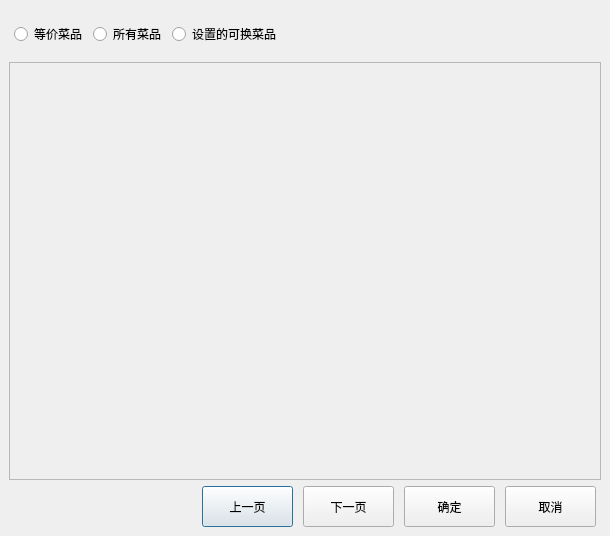
<?xml version="1.0" encoding="UTF-8"?>
<ui version="4.0">
 <class>dish_change</class>
 <widget class="QDialog" name="dish_change">
  <property name="geometry">
   <rect>
    <x>0</x>
    <y>0</y>
    <width>610</width>
    <height>536</height>
   </rect>
  </property>
  <property name="windowTitle">
   <string>Dialog</string>
  </property>
  <layout class="QVBoxLayout" name="verticalLayout">
   <property name="spacing">
    <number>6</number>
   </property>
   <property name="leftMargin">
    <number>9</number>
   </property>
   <property name="topMargin">
    <number>9</number>
   </property>
   <property name="rightMargin">
    <number>9</number>
   </property>
   <property name="bottomMargin">
    <number>9</number>
   </property>
   <item>
    <layout class="QHBoxLayout" name="horizontalLayout_13">
     <property name="leftMargin">
      <number>5</number>
     </property>
     <property name="topMargin">
      <number>5</number>
     </property>
     <property name="rightMargin">
      <number>5</number>
     </property>
     <property name="bottomMargin">
      <number>2</number>
     </property>
     <item>
      <widget class="QRadioButton" name="radioButton_13">
       <property name="minimumSize">
        <size>
         <width>40</width>
         <height>40</height>
        </size>
       </property>
       <property name="text">
        <string>等价菜品</string>
       </property>
      </widget>
     </item>
     <item>
      <widget class="QRadioButton" name="radioButton_14">
       <property name="minimumSize">
        <size>
         <width>40</width>
         <height>40</height>
        </size>
       </property>
       <property name="text">
        <string>所有菜品</string>
       </property>
      </widget>
     </item>
     <item>
      <widget class="QRadioButton" name="radioButton_15">
       <property name="minimumSize">
        <size>
         <width>40</width>
         <height>40</height>
        </size>
       </property>
       <property name="text">
        <string>设置的可换菜品</string>
       </property>
      </widget>
     </item>
     <item>
      <spacer name="horizontalSpacer_13">
       <property name="orientation">
        <enum>Qt::Horizontal</enum>
       </property>
       <property name="sizeHint" stdset="0">
        <size>
         <width>40</width>
         <height>20</height>
        </size>
       </property>
      </spacer>
     </item>
    </layout>
   </item>
   <item>
    <widget class="QScrollArea" name="scrollArea">
     <property name="minimumSize">
      <size>
       <width>300</width>
       <height>300</height>
      </size>
     </property>
     <property name="verticalScrollBarPolicy">
      <enum>Qt::ScrollBarAlwaysOff</enum>
     </property>
     <property name="horizontalScrollBarPolicy">
      <enum>Qt::ScrollBarAlwaysOff</enum>
     </property>
     <property name="widgetResizable">
      <bool>true</bool>
     </property>
     <widget class="QWidget" name="scrollAreaWidgetContents_5">
      <property name="geometry">
       <rect>
        <x>0</x>
        <y>0</y>
        <width>590</width>
        <height>414</height>
       </rect>
      </property>
     </widget>
    </widget>
   </item>
   <item>
    <layout class="QHBoxLayout" name="horizontalLayout_14">
     <property name="spacing">
      <number>10</number>
     </property>
     <property name="rightMargin">
      <number>5</number>
     </property>
     <item>
      <spacer name="horizontalSpacer_14">
       <property name="orientation">
        <enum>Qt::Horizontal</enum>
       </property>
       <property name="sizeHint" stdset="0">
        <size>
         <width>40</width>
         <height>20</height>
        </size>
       </property>
      </spacer>
     </item>
     <item>
      <widget class="QPushButton" name="pushButton_13">
       <property name="sizePolicy">
        <sizepolicy hsizetype="Fixed" vsizetype="Fixed">
         <horstretch>0</horstretch>
         <verstretch>0</verstretch>
        </sizepolicy>
       </property>
       <property name="minimumSize">
        <size>
         <width>91</width>
         <height>41</height>
        </size>
       </property>
       <property name="text">
        <string>上一页</string>
       </property>
       <property name="outer_stylesheet" stdset="0">
        <string>pushbutton</string>
       </property>
      </widget>
     </item>
     <item>
      <widget class="QPushButton" name="pushButton_14">
       <property name="sizePolicy">
        <sizepolicy hsizetype="Fixed" vsizetype="Fixed">
         <horstretch>0</horstretch>
         <verstretch>0</verstretch>
        </sizepolicy>
       </property>
       <property name="minimumSize">
        <size>
         <width>91</width>
         <height>41</height>
        </size>
       </property>
       <property name="text">
        <string>下一页</string>
       </property>
       <property name="outer_stylesheet" stdset="0">
        <string>pushbutton</string>
       </property>
      </widget>
     </item>
     <item>
      <widget class="QPushButton" name="pushButton_16">
       <property name="sizePolicy">
        <sizepolicy hsizetype="Fixed" vsizetype="Fixed">
         <horstretch>0</horstretch>
         <verstretch>0</verstretch>
        </sizepolicy>
       </property>
       <property name="minimumSize">
        <size>
         <width>91</width>
         <height>41</height>
        </size>
       </property>
       <property name="text">
        <string>确定</string>
       </property>
       <property name="outer_stylesheet" stdset="0">
        <string>pushbutton</string>
       </property>
      </widget>
     </item>
     <item>
      <widget class="QPushButton" name="pushButton_15">
       <property name="sizePolicy">
        <sizepolicy hsizetype="Fixed" vsizetype="Fixed">
         <horstretch>0</horstretch>
         <verstretch>0</verstretch>
        </sizepolicy>
       </property>
       <property name="minimumSize">
        <size>
         <width>91</width>
         <height>41</height>
        </size>
       </property>
       <property name="text">
        <string>取消</string>
       </property>
       <property name="outer_stylesheet" stdset="0">
        <string>pushbutton</string>
       </property>
      </widget>
     </item>
    </layout>
   </item>
  </layout>
 </widget>
 <resources/>
 <connections/>
</ui>
